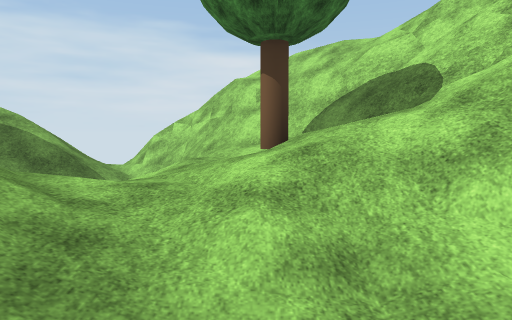
view 1 (above)

13 first-person views from a walk through a Unity game level. The camera is 1.3 m above the floor, tilts 4° down and sees 70° across. The floor is counted in squares, 2 m on a side. Each view is taken from the middle of a square. On the plan, view 1 faces up. The plan holds only what a view shows up to about 11 squares ahead; the rest is blank. The place goes on beyond the plan. Some trees and plants on the terrain are drawn as simple stand-ins. The player is left out. Surface patterns are stand-ins for the level's own textures.

view 2
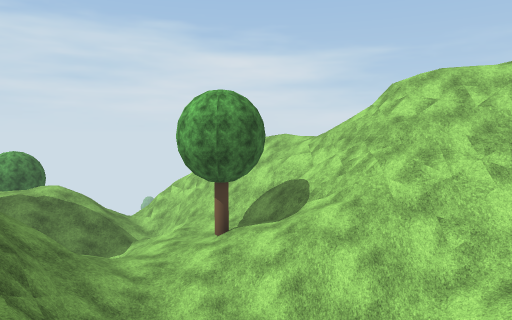

view 3
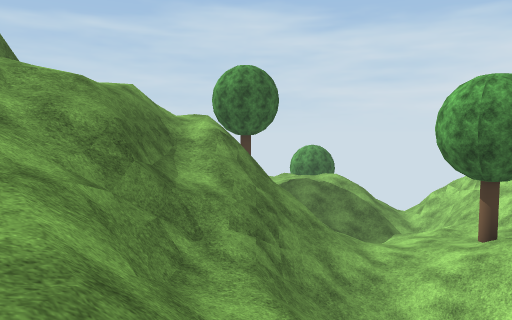

view 4
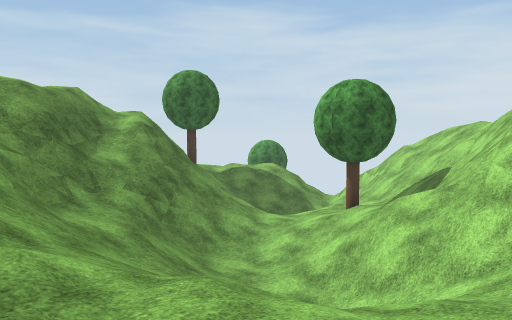

view 5
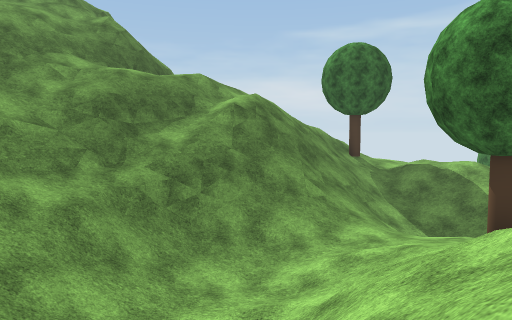

view 6
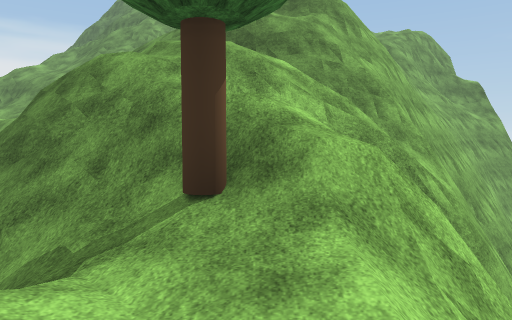

view 7
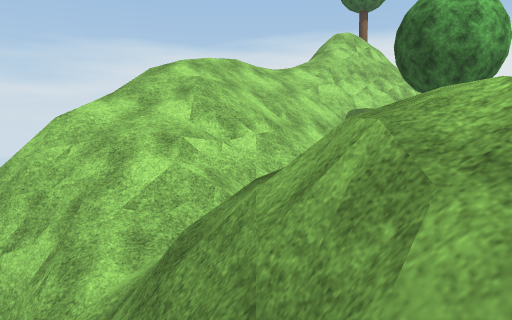

view 8
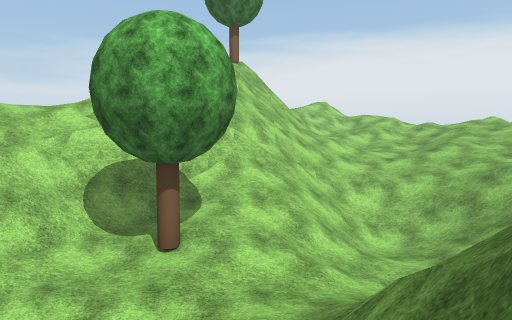

view 9
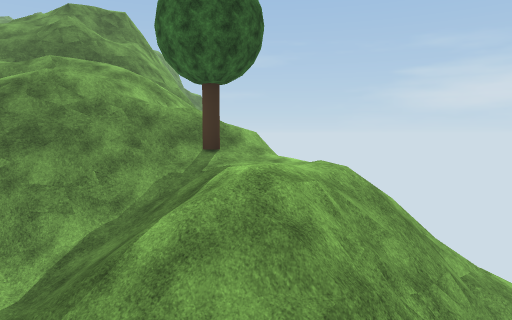

view 10
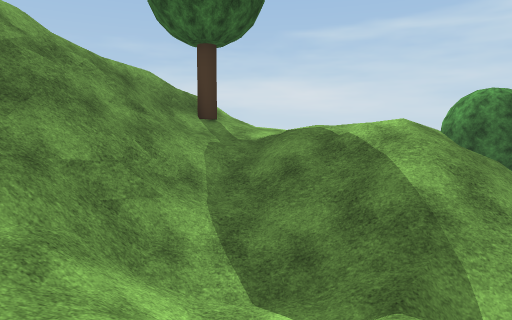

view 11
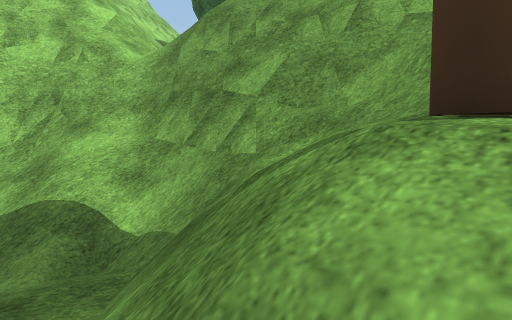

view 12
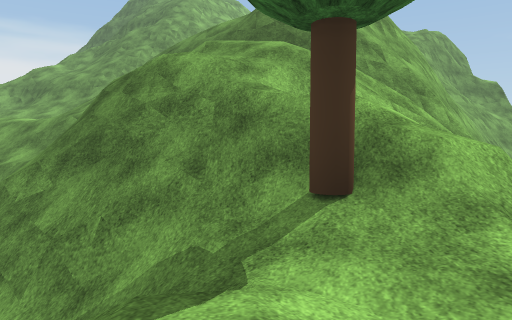

view 13
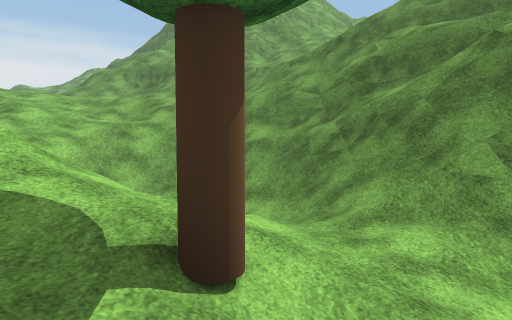

### Floor plan
Key: @ floor where view 1 was taken; # wall or solid block; . main floor; : floor 1.5 m higher than the main floor; + floor 2.5 m higher than the main floor; * floor 3.25 m higher than the main floor; - floor 3.25 m lower than the main floor; % floor 7.25 m higher than the main floor; / step, stairs or slope; = window, fence, low wall or low ledge; v drop or lower ground; O other object.
Columns run from 11 left of view 1 to 6 right of it. Each row starts with its distance up from view 1.
 12   ////
 11   -////##//
 10    //=//////
  9    /==#//=////
  8    //=/////=///
  7    =///////////
  6    /:+///////##=
  5   =/+/////.//=##//
  4   v/O#/=//.O//=///
  3    ///////.////===
  2  vvv=//#//////////
  1 v/=//////=/../////
  0 v// /////=/@/.////
 -1  ###  %===///////*
 -2     ##%%//////////
 -3      v=/=/////////
 -4      ///=/////////

Positions as (right, up) in squares from view 1, and headings:
1: (0, 0), facing up
2: (1, -4), facing up
3: (2, -4), facing up-left
4: (5, -4), facing up-left
5: (5, 1), facing left
6: (-7, 7), facing down
7: (-7, 8), facing right
8: (-5, 3), facing right
9: (-2, 10), facing down-left
10: (0, 5), facing left
11: (-9, 12), facing down-right
12: (-6, 7), facing down
13: (0, 6), facing down
